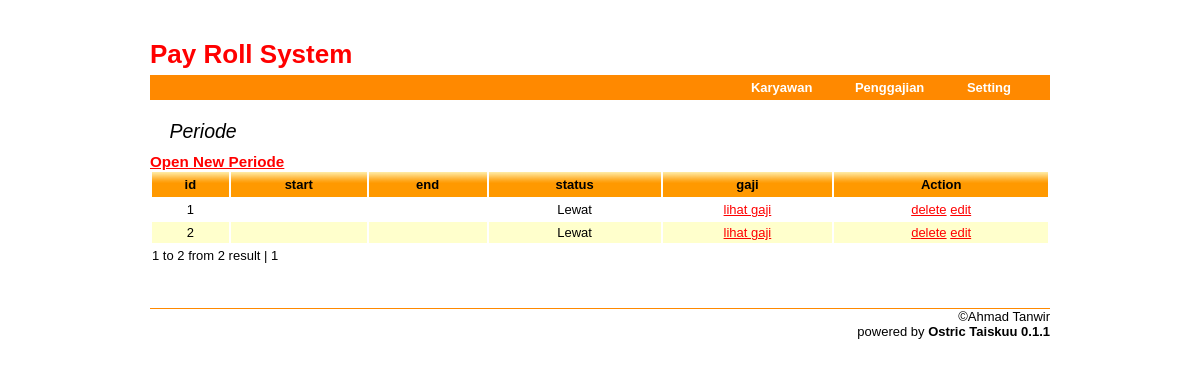
/index.php?c=penggajian, run on an earlier commit of the app's database.
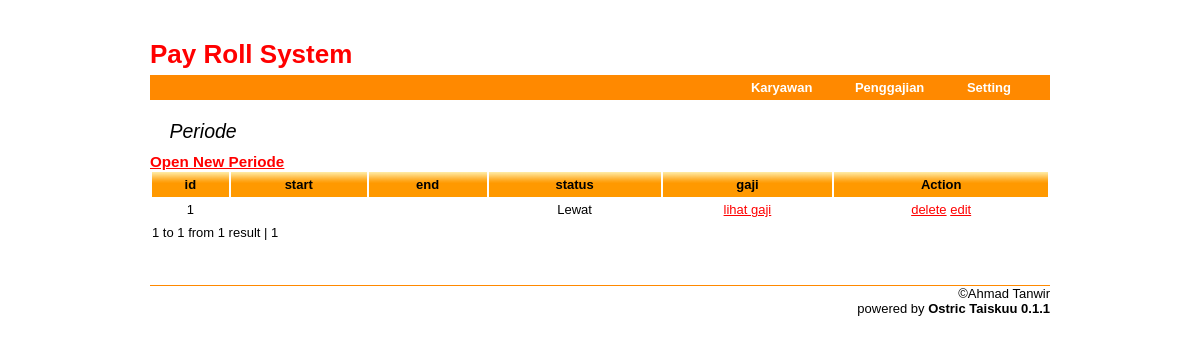
And on a later commit of the database.
### tables this page shows
CREATE TABLE IF NOT EXISTS `Periode` (
  `id` bigint(20) NOT NULL auto_increment,
  `periode` date NOT NULL,
  PRIMARY KEY  (`id`)
);

### core/Application.class.php (called while the page is built, shortened)
<?php
require_once ('./core/model/Model.class.php');
class Application
{
    public static function run()
    {
        $controller = null;
        $action = 'index';
        if (isset($_GET['c'])) {
            $req = $_GET['c'];
            $req = explode("/",$req);
            if (count($req) == 1){
                $controller = $req[0];
            } else if (count($req) == 2){
                $controller = $req[0];
                $action = $req[1];
            }
        } else {
            $config = include('./app/config/main.php');
            $controller = $config['defaultController'];
        }
        self::setRequest($controller,$action);
    }
    private static function setRequest($pcontroller, $paction){
        $params = $_GET;
        unset($params['c']);
        $controller =  new $className();
        $controller->setParams($params);
        $controller->$paction();
        $controller->getView()->render($paction);
    }
}

### index.php (called while the page is built, shortened)
<?php
App::run();

### app/config/main.php (called while the page is built)
<?php
return array(
    'defaultController' => 'karyawan',
    'db' => array(
        'connectionString'  =>  'mysql:host=localhost;dbname=sia_payroll',
        'dbuser'            =>  'root',
        'dbpass'            =>  'rahasia'
    )
);

### core/model/Model.class.php (called while the page is built, shortened)
<?php
abstract class Model
{
    protected $db;
    protected $tableName;
    public $attributes = array();
    public $relations = array();
    public function __construct($attributes = null)
    {
        $this->initialFields();
    }
    public function fromArray($attributes) {
        foreach ($attributes as $key => $value) {
            if(array_key_exists($key, $this->attributes)) {
                $this->attributes[$key]['value'] = $value;
            }
        }
    }
    private function dbsetup()
    {
        $config = include('./app/config/main.php');
        $dbstring = $config['db']['connectionString'];
        $dbuser = $config['db']['dbuser'];
        $dbpass = $config['db']['dbpass'];
        $this->db = new PDO($dbstring, $dbuser, $dbpass);
    }
    private function initialFields()
    {
        $statement = $this->query("select * from $this->tableName");
        $count = $statement->columnCount();
        for($i = 0; $i < $count; $i++) {
            $field = $statement->getColumnMeta($i);
            $attribute['type'] = $field['native_type'];
            $attribute['value'] = '';
            $this->attributes[$field['name']] = $attribute;
        }
    }
    public function __get($attribute)
    {
        if (array_key_exists($attribute, $this->attributes)) {
            return $this->attributes[$attribute]['value'];
        } else if (array_key_exists($attribute, $this->relations)) {
            return $this->getModel($attribute);
        } else {
            return $this->$attribute;
        }
    }
    public function findQuery($query,$params = array())
    {
        if (strtolower(substr($query,0,4)) == 'from'){
            $query = 'select * '.$query;
        }
        $query = str_replace(get_class($this), $this->tableName, $query);
        $statement = $this->db->prepare($query);
        $statement->execute($params);
        $objects = array();
        while ($attributes = $statement->fetch(PDO::FETCH_ASSOC)) {
            $object = new $self($attributes);
            $object->id = $attributes['id'];
            $objects[] = $object;
        }
        return $objects;
    }
    public function query($query, $params = array())
    {
        $statement = $this->db->prepare($query);
        $statement->execute($params);
        return $statement;
    }
    public function setTableName($tableName)
    {
        $this->tableName = $tableName;
    }
}

### app/controllers/PenggajianController.class.php (called while the page is built, shortened)
<?php
class PenggajianController extends ApplicationController
{
    public function index()
    {
        $paginate = new Paginate(new Periode(),Html::url('penggajian/index'));
    }
}

### core/view/helpers/Html.class.php (called while the page is built, shortened)
<?php
class Html{
    public static function url($url,$params = null)
    {
        $u  = $_SERVER['SCRIPT_NAME'] .'?c='. $url;
        if(is_array($params) && $params != null) {
            foreach($params as $k => $v) {
                $u .= "&$k=$v";
            }
        }
        return $u;
    }
}

### app/views/penggajian/index.tpl.php (the view, shortened to what the changed rows need)
<h2>Periode</h2>
<table class="data">
    <thead>
        <th>id</th>
        <th>start</th>
        <th>end</th>
        <th>status</th>
        <th>gaji</th>
        <th>Action</th>
    </thead>
    <tbody>
        <?php foreach($paginate->paginate() as $periode):?>
        <tr>
            <td align="center"><?php echo $periode->id?></td>
            <td align="center"><?php echo $periode->start?></td>
            <td align="center"><?php echo $periode->end?></td>
            <td align="center"><?php echo $periode->aktif?'Aktif':'Lewat' ?></td>
            <td align="center">
                <a href="<?php echo Html::url('penggajian/gaji',array('periode_id'=>$periode->id)) ?>">lihat gaji</a>
            </td>
            <td align="center">
                <a href="<?php echo Html::url('penggajian/periode_delete',array('id'=>$periode->id)) ?>">delete</a>
                <a href="<?php echo Html::url('penggajian/periode_edit',array('id'=>$periode->id)) ?>">edit</a>
            </td>
        </tr>
        <?php endforeach?>
    </tbody>
    <tfoot>
        <tr>
            <td colspan="6"><?php echo $paginate->navigation() ?></td>
        </tr>
    </tfoot>
</table>

### core/component/Paginate.class.php (shortened to what the changed rows need)
<?php
class Paginate{
    private $count = 20;
    private $first;
    private $size;
    private $page = 1;
    private $model;
    private $lastPage;
    private $query;
    private $url;
    private $result;
    public function __construct($model, $url)
    {
        $this->model = $model;
        $this->tableName = get_class($model);
        $this->query = "from $this->tableName";
        $this->size = $this->size();
        $this->lastPage = ceil((float)$this->size / (float)$this->count);
        $this->url = $url;
        $this->first = ($this->page - 1) *  $this->count;
    }
    public function size(){
        $st = $this->model->query("select count(*) as size " . $this->query);
        $result = $st->fetch(PDO::FETCH_ASSOC);
        return $result['size'];
    }
    public function setQuery($query)
    {
        $this->query = $query;
        $this->size = $this->size();
        $this->lastPage = ceil((float)$this->size / (float)$this->count);
    }
    public function paginate()
    {
        $this->result =  $this->model->findQuery($this->query . " LIMIT $this->first, $this->count");
        return $this->result;
    }
    public function navigation()
    {
        $from = $this->first + 1;
        $to = $this->first + count($this->result);
        $nav = "$from to $to from $this->size result  | ";
        $previous = $this->page - 1;
        for($i = 1; $i <= $this->lastPage; $i++) {
            if($i != $this->page) {
                $nav .= "<a href=\"$this->url&page=$i\">$i</a> ";
            } else {
                $nav .= "$i ";
            }
        }
        return $nav;
    }
}

What changed in the data, as far as the page shows it:
removed periode: id "2"
Also different on the page:
$paginate->navigation(): "1 to 2 from 2 result |" → "1 to 1 from 1 result |"
